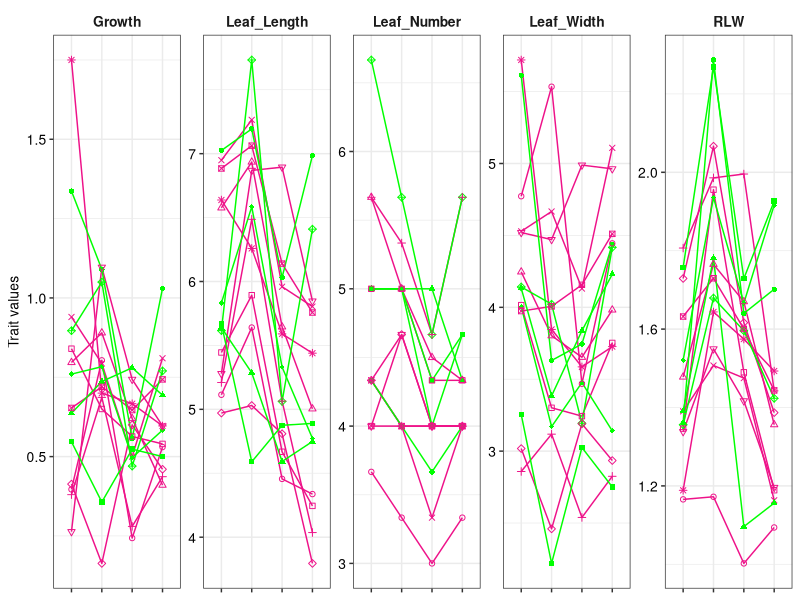
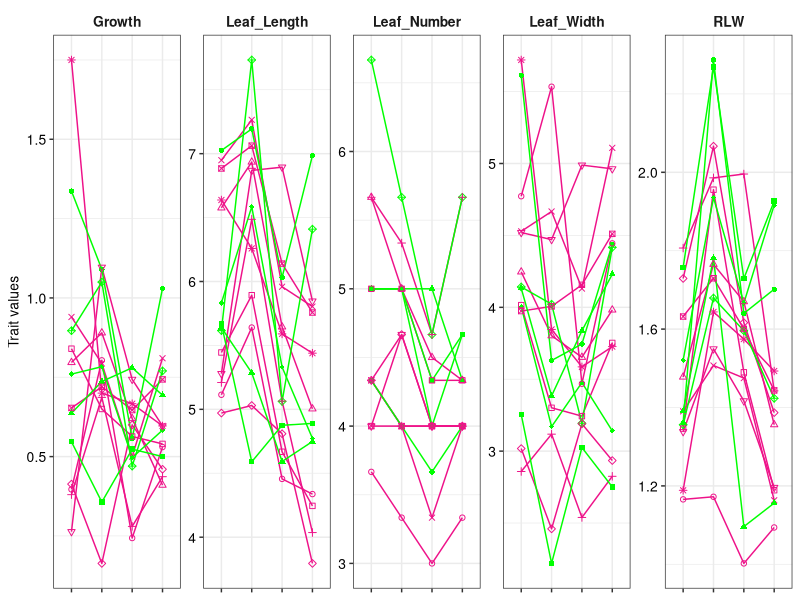

Reproduce these figures in R, in order.
##Fig.1b

#Line graph by ggplot2

#library
library(tidyverse)

#data
d <- read.csv("Pheno/Light_MorPheno.csv",header=TRUE, check.names=FALSE)

d.long <- d %>% 
  na.omit() %>% 
  pivot_longer(4:(length(d)), names_to="Pheno", values_to="values") %>% 
  group_by(Light, Cultivar, Color, Pheno) %>% 
  summarize(mean=mean(values), sd=sd(values))


#Setting of group turn
d.long$Light<- factor(d.long$Light, levels=c("WhiteLED","RedLED","BlueLED","FL"))
d.long$Cultivar<- factor(d.long$Cultivar, levels=c("RButt","RLeaf","ROak","RCos","FancR","HandR","RFire",
                                         "SunB","WineD","GOak","HandG","GLeaf","GButt","FrIce"))


#ggpot2 
p <- ggplot(d.long, aes(y=mean, x=Light, color=Color, fill=Color, shape=Cultivar, group=Cultivar))+
  guides(color=FALSE, fill=FALSE, shape=FALSE)+
  geom_line(size=0.5)+
  geom_point(size=1.5)+
  facet_wrap(~ Pheno, ncol=5, scales="free")+
  theme_bw()+
  theme(text = element_text(size = 10), axis.text = element_text(size=10, color="black"),
        axis.title.x = element_blank(),
        #axis.text.x=element_text(size=12, color="black", angle=90, hjust=1),
        axis.text.x = element_blank(),
        strip.background = element_blank(),
        strip.text = element_text(size = 10, face = "bold"),
        strip.text.y = element_text(angle=0))+
  scale_shape_manual(values=c(0,1,2,3,4,5,6,7,8,9,15,16,17,18))+
  scale_color_manual(values=c("green","deeppink2"))+
  labs(y="Trait values", x="Light conditions")

#plot
print(p)

ggsave("Fig/Fig1b_Light_MorPheno.pdf", width=6.0, height=4)
